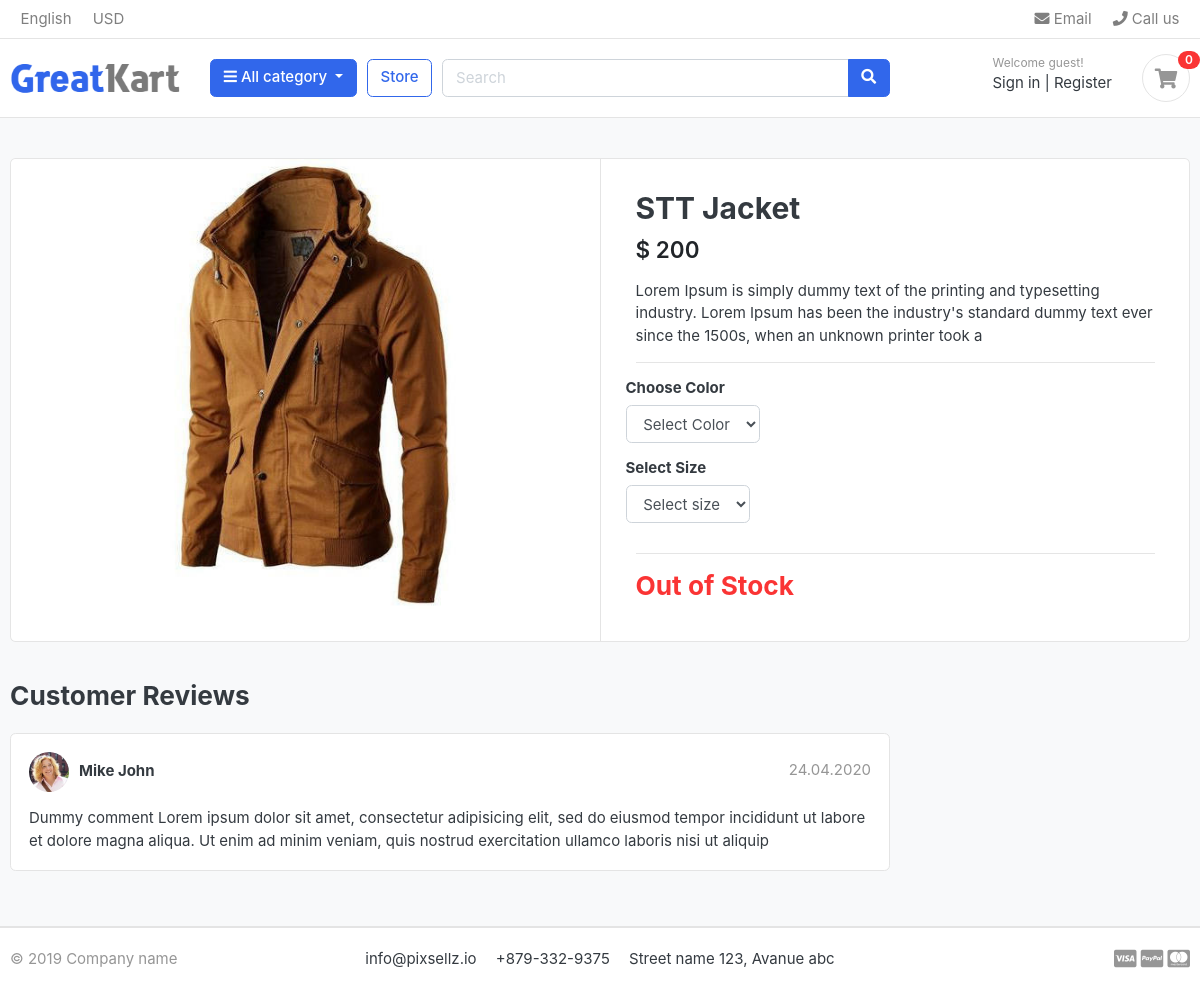
The app's page /store/category/jacket/stt-jacket/ with its own data.
### product/models.py (models this page shows, shortened)
class Product(models.Model):
    product_name     =models.CharField(max_length=200,unique=True)
    slug             =models.SlugField(max_length=200,unique=True)
    pro_description  =models.TextField()
    pro_image        =models.ImageField(upload_to='photos/product')
    category         =models.ForeignKey(Category,on_delete=models.CASCADE)
    price            =models.IntegerField()
    stock            =models.IntegerField()
    is_available     =models.BooleanField(default=True)
    created_date     =models.DateTimeField(auto_now_add=True)
    modified_date    =models.DateTimeField(auto_now=True)

### product/views.py (the view)
# urls.py: path('category/<slug:category_slug>/<slug:product_slug>/',views.product_detail,name='product_detail'),
def product_detail(request,product_slug,category_slug):
    try:
        single_product=Product.objects.get(category__slug=category_slug,slug=product_slug)
        in_cart=CartItem.objects.filter(cart__cart_id=_cart_id(request),product=single_product).exists()
    except Exception as e:
        raise e
    context={
        'single_product':single_product,
        'in_cart':in_cart,
    }
    return render(request,'store/product_detail.html',context)

### carts/context_processors.py (called while the page is built)
def counter(request):
    cart_count=0
    try:
        cart=Cart.objects.filter(cart_id=_cart_id(request))
        cart_items=CartItem.objects.all().filter(cart=cart[:1])
        for cart_item in cart_items:
            cart_count += cart_item.quantity
    except Cart.DoesNotExist:
        cart_count=0
    return dict(cart_count=cart_count)

### carts/views.py (called while the page is built)
def _cart_id(request):
    cart=request.session.session_key
    if not  cart:
        cart=request.session.create()
    return cart

### home/context_processors.py (called while the page is built)
def get_menu(request):
    link=Category.objects.all()
    return dict(link=link)

### home/models.py (called while the page is built)
    def get_url(self):
        return reverse('product_by_cat',args=[self.slug])

### product/models.py (called while the page is built)
    def colors(self):
        return super(variationManager, self).filter(variation_category='color',is_active=True)

    def sizes(self):
        return super(variationManager, self).filter(variation_category='size',is_active=True)

### templates/store/product_detail.html (shortened to what this page needs)
{% extends 'base.html' %}
{% load static %}
{% block content %}
<section class="section-content padding-y bg">
    <div class="container">
    <div class="card">
        <div class="row no-gutters">
            <aside class="col-md-6">
    <article class="gallery-wrap">
        <div class="img-big-wrap">
           <a href="#"><img src="{{ single_product.pro_image.url }}"></a>
        </div>
    </article>
            </aside>
            <main class="col-md-6 border-left">
    <form action="{% url 'add_cart' single_product.id  %}" method="POST">
        <article class="content-body">
        <h2 class="title">{{single_product.product_name }}</h2>
        <div class="mb-3">
            <var class="price h4">$ {{single_product.price}}</var>
        </div>
        <p>{{ single_product.pro_description }}</p>
        <hr>
            <div class="row">
                <div class="item-option-select">
                    <h6>Choose Color</h6>
                    <select name="color" class="form-control" required>
                      <option value=""disabled selected>Select Color</option>
                    </select>
                </div>
             </div>
            <div class="row">
                <div class="item-option-select">
                    <h6>Select Size</h6>
                    <select name="size" class="form-control">
                        <option value=""disabled selected>Select size</option>
                    </select>
                </div>
            </div>
            <hr>
            {% if single_product.stock <= 0 %}
            <h3 class="text-danger">Out of Stock </h3>
              {% else %}
                <button  class="btn  btn-primary"> <span class="text">Add to Cart</span> <i class="fas fa-shopping-cart"></i>  </button>
            {% endif %}
        </article>
    </form>
            </main>
        </div>
    </div>
    <br>
    <div class="row">
                <div class="col-md-9">
        <header class="section-heading">
            <h3>Customer Reviews </h3>
        </header>
        <article class="box mb-3">
            <div class="icontext w-100">
                <img src="{% static './images/avatars/avatar1.jpg' %}" class="img-xs icon rounded-circle">
                <div class="text">
                    <span class="date text-muted float-md-right">24.04.2020 </span>
                    <h6 class="mb-1">Mike John </h6>
                </div>
            </div>
            <div class="mt-3">
                <p>
                    Dummy comment Lorem ipsum dolor sit amet, consectetur adipisicing elit, sed do eiusmod
                    tempor incididunt ut labore et dolore magna aliqua. Ut enim ad minim veniam,
                    quis nostrud exercitation ullamco laboris nisi ut aliquip
                </p>
            </div>
        </article>
        </div>
    </div>
    </div>
    </section>
{% endblock %}

### static/css/ui.css (style rules this page uses)
html { font-family: "Inter", sans-serif; font-size: 15px; }
.content-body { flex: 1 1 auto; padding: 2rem 2.3rem; }
.img-xs, .img-sm, .img-md, .img-lg { -o-object-fit: cover; object-fit: cover; flex-shrink: 0; flex-grow: 0; }
.img-xs { width: 40px; height: 40px; }
.padding-y { padding-top: 40px; padding-bottom: 40px; }
var { font-style: normal; }
article:after, .form-group:after { display: block; clear: both; content: ""; }
.bg { background-color: #f8f9fa; }
.section-heading { margin-bottom: 20px; margin-top: 15px; }
p:last-child { margin-bottom: 0; }
.icontext { display: inline-flex; align-items: center; vertical-align: middle; }
.icontext .text { width: 100%; line-height: 1.2; }
.icontext .icon { position: relative; margin-right: 10px; flex-shrink: 0; flex-grow: 0; }
.price { font-weight: 600; color: #212529; }
.box { padding: 18px; background: #fff; border-radius: 0.37rem; border: 1px solid #e4e4e4; }
.box img { max-width: 100%; }
.gallery-wrap .img-big-wrap { margin-bottom: 10px; border-radius: 0.37rem; overflow: hidden; background-color: #fff; }
.gallery-wrap .img-big-wrap a { text-align: center; display: block; }
.gallery-wrap .img-big-wrap img { height: 450px; width: auto; display: inline-block; }
.item-option-select { margin-bottom: 1rem; display: inline-block; margin-right: 15px; }

### records on screen
Product: pro_image (picture), product_name "STT Jacket", price "200", pro_description "Lorem Ipsum is simply dummy text of the printing and typesetting industry. Lorem Ipsum has been the industry's standard dummy text ever since the 1500s, when an unknown printer took a"

### other values on screen
{{ cart_count }} "0"
